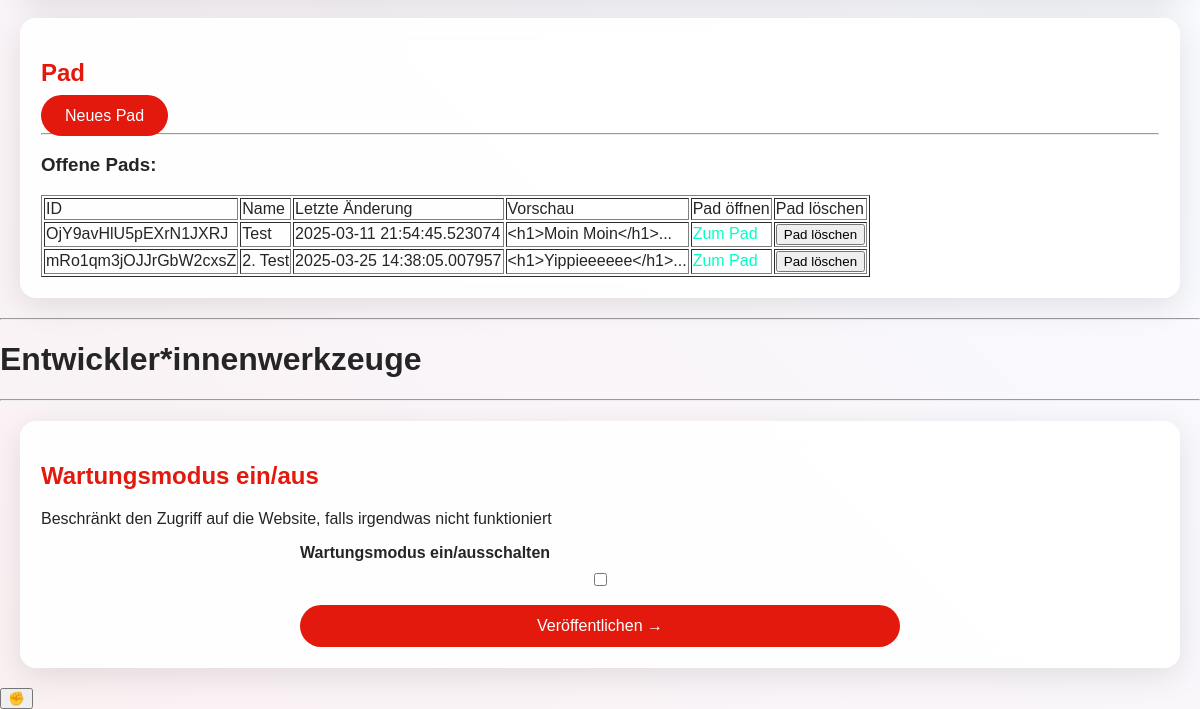
The page /lj-backend (signed in, lower part) on the database as committed earlier.
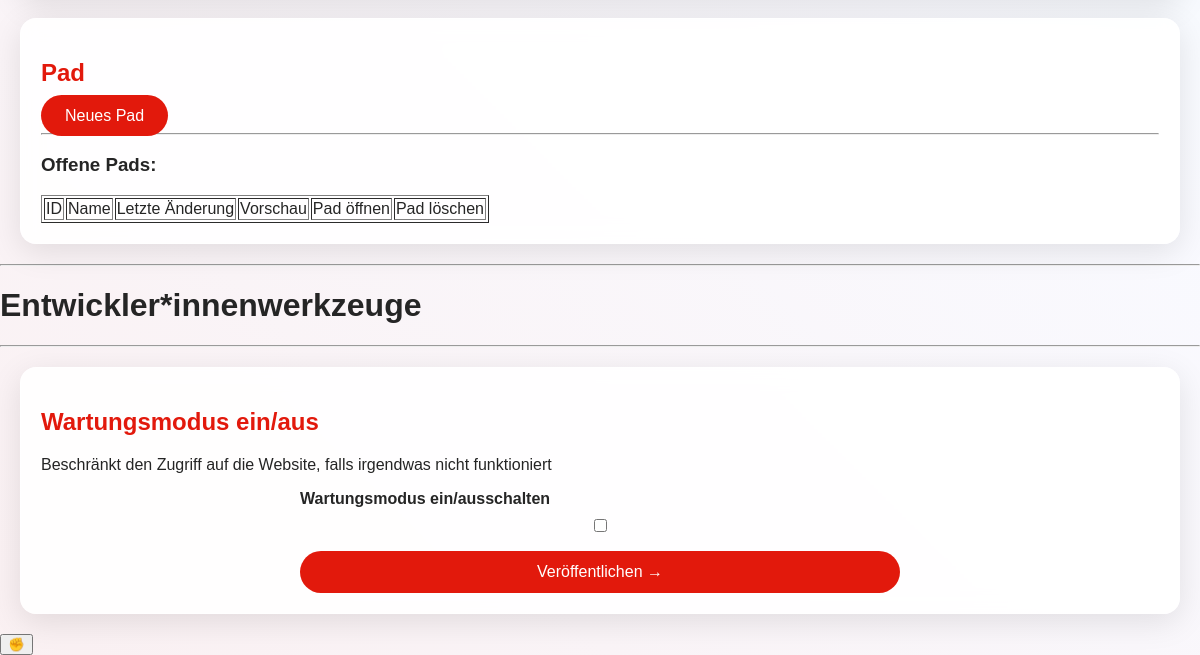
The same page on the database as committed later.
### models.py (models this page shows)
class Pad(db.Model):
    _id         = db.Column("id", db.Integer, primary_key = True, autoincrement = True)
    name = db.Column(db.VARCHAR(120))
    info_hash   = db.Column(db.VARCHAR(120))
    content     = db.Column(db.Text)
    date = db.Column(db.DATETIME)

### app.py (the view)
@app.route("/lj-backend")
@login_required
def backend():
    pads = Pad.query.all()
    return render_template("backend.html", aktionen = Aktion.query.all(), pads=pads)

### app.py (called while the page is built)
@login_manager.user_loader
def user_loader(id):
    return User.query.get(id)

@app.before_request
def check_maintenance():
    if request.path.startswith("/static"): return
    if maintenance_mode:
        if current_user.is_authenticated:
            flash("Die Seite ist aktuell unter Wartung -- Teile der Seite könnten nicht wie erwartet funktionieren")
        else:
            abort(503)

### templates/backend.html (shortened to what this page needs)
<!DOCTYPE html>
<html lang="de" data-theme="light">
<head>
    <link rel="stylesheet" href="/static/style.css">
</head>
<body>
    <main class="container">
        <section class="glass-effect fade-in">
            <h2>Pad</h2>
            <a href="/lj-tools/lj-pad" class="modern-button">Neues Pad</a>
            <br>
            <hr>
            <h3>Offene Pads:</h3>
            <table class="table" border>
                <thead>
                    <td>ID</td>
                    <td>Name</td>
                    <td>Letzte Änderung</td>
                    <td>Vorschau</td>
                    <td>Pad öffnen</td>
                    <td>Pad löschen</td>
                </thead>
                <tbody>
                {% for pad in pads %}
                    <tr>
                        <td>{{pad.info_hash}}</td>
                        <td>{{pad.name}}</td>
                        <td>{{pad.date}}</td>
                        <td>{{pad.content[:20]}}...</td>
                        <td><a href="/lj-tools/lj-pad/{{pad.info_hash}}" target="_blank">Zum Pad</a></td>
                        <td><form action="/lj-backend/updata/delete/pad/{{pad.info_hash}}" method="post"><input type="submit" value="Pad löschen"></form></td>
                    </tr>
                {% endfor %}
                </tbody>
            </table>
        </section>
        <hr>
        <h1>Entwickler*innenwerkzeuge</h1>
        <hr>
        <section id="aktionen" class="glass-effect fade-in">
            <h2>Wartungsmodus ein/aus</h2>
            <p class="highlight">Beschränkt den Zugriff auf die Website, falls irgendwas nicht funktioniert</p>
            <form id="pm-form" action="lj-backend/devtools/toggle-maintenance" method="post" class="activity-form">
                <div class="form-group">
                    <label for="mt-mode">Wartungsmodus ein/ausschalten</label>
                    <input type="checkbox" id="mt-mode" name="mt-mode" >
                </div>
                <div class="form-group">
                    <button type="submit" class="modern-button">Veröffentlichen →</button>
                </div>
            </form>
        </section>
    </main>
    <button class="fab">✊</button>
</body>
</html>

### static/style.css (style rules this page uses)
body { font-family: Arial, sans-serif; margin: 0; padding: 0; background-color: #ffffff; color: var(--text); }
section { padding: 20px; margin: 20px 0; background-color: #ffffff; border-radius: 8px; box-shadow: 0 0 10px rgba(0, 0, 0, 0.1); }
section h2 { color: var(--primary); }
section p { color: var(--text); }
section a { color: #00ffc2; text-decoration: none; }
:root { --primary: #e2190c; --secondary: #00ffc2; --background: #ffffff; --text: #252525; --glass: rgba(255, 255, 255, 0.9); --shadow: 0 8px 32px rgba(0, 0, 0, 0.1); }
body { font-family: Arial, sans-serif; margin: 0; padding: 0; background-color: var(--background); color: var(--text); transition: background-color 0.3s ease, color 0.3s ease; }
.glass-effect { background: var(--glass); backdrop-filter: blur(10px); -webkit-backdrop-filter: blur(10px); border-radius: 16px; border: 1px solid rgba(255, 255, 255, 0.3); box-shadow: var(--shadow); margin: 20px; padding: 20px; }
.form-group { display: flex; flex-direction: column; gap: 0.5rem; }
.form-group label { font-weight: bold; color: var(--text); }
.form-group input { padding: 12px; border-radius: 8px; border: 1px solid rgba(255, 255, 255, 0.3); background: var(--glass); color: var(--text); font-size: 1rem; transition: border-color 0.3s ease; }
.modern-button { background: var(--primary); color: white; padding: 12px 24px; border-radius: 25px; border: none; cursor: pointer; font-size: 1rem; transition: all 0.3s ease; }
.activity-form { display: flex; flex-direction: column; gap: 1rem; max-width: 600px; margin: 0 auto; }

Rows that differ between the two databases and show on the page:
removed Pad: info_hash "OjY9avHlU5pEXrN1JXRJ", name "Test", date "2025-03-11 21:54:45.523074", content "<h1>Moin Moin</h1>"
removed Pad: info_hash "mRo1qm3jOJJrGbW2cxsZ", name "2. Test", date "2025-03-25 14:38:05.007957", content "<h1>Yippieeeeee</h1>"
